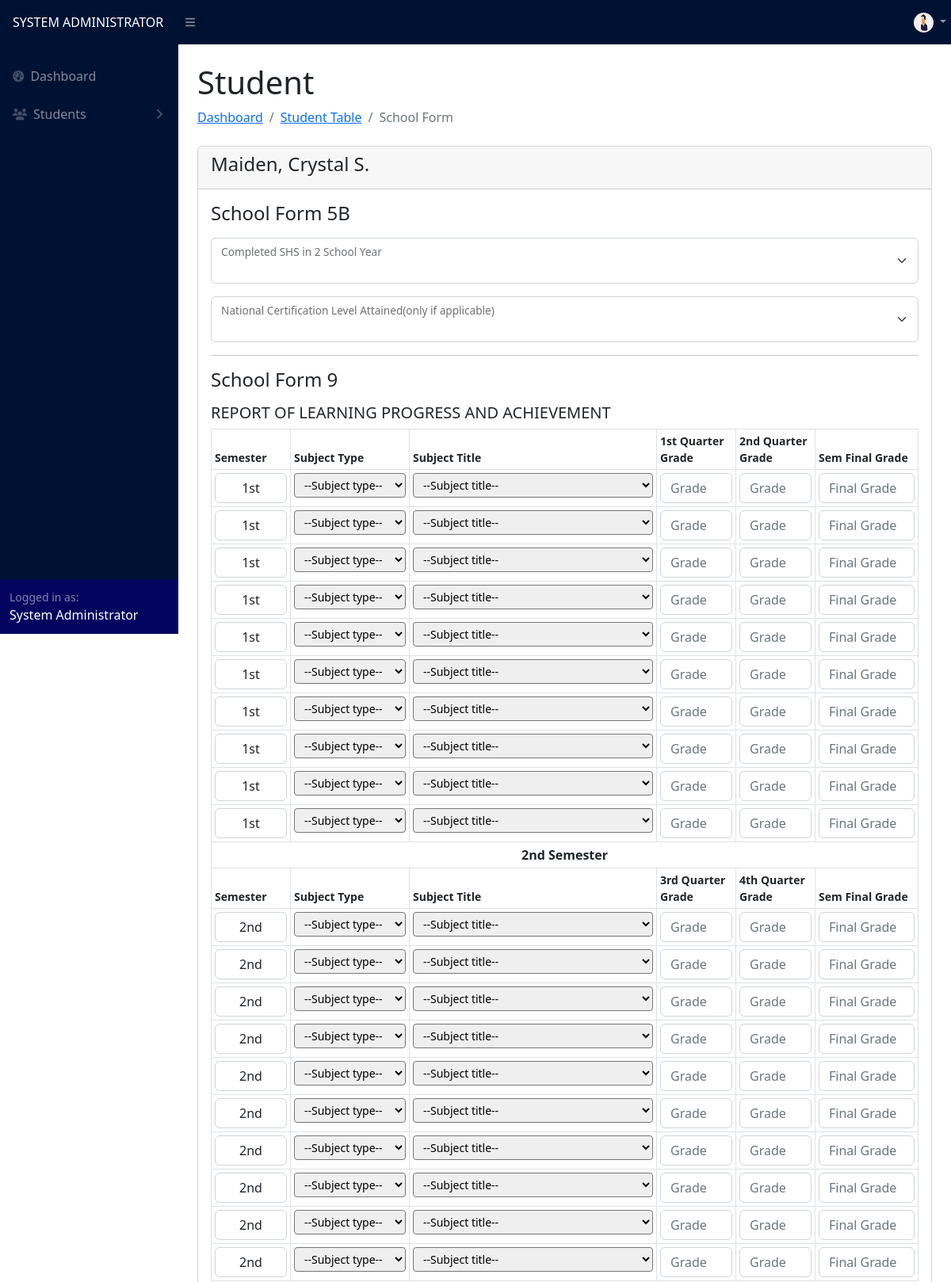
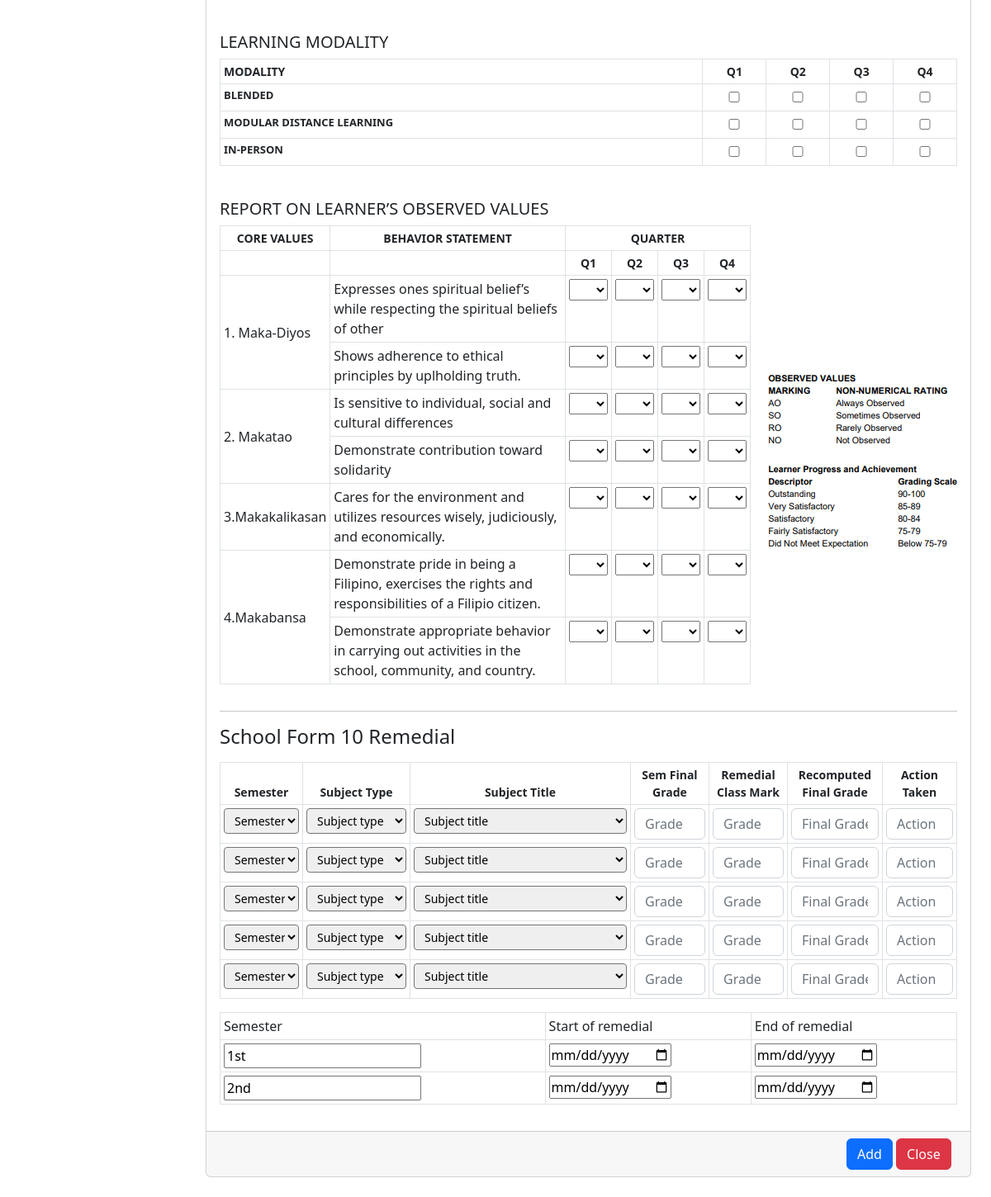
Screenshot of /adviser/add.php?id=9 (signed in) with the database file from the repository (2 pictures, top to bottom).
### tables this page shows
CREATE TABLE `user` (
  `id` int(11) NOT NULL,
  `username` varchar(255) NOT NULL,
  `password` varchar(255) NOT NULL,
  `password2` varchar(255) NOT NULL,
  `name` varchar(255) NOT NULL,
  `user_type` varchar(255) NOT NULL,
  `section` varchar(255) NOT NULL,
  `status` varchar(255) NOT NULL,
  `profile_picture` varchar(50) NOT NULL
);

CREATE TABLE `student` (
  `id` int(11) NOT NULL,
  `lrn` int(255) NOT NULL,
  `name` varchar(255) NOT NULL,
  `fname` varchar(255) NOT NULL,
  `mname` varchar(255) NOT NULL,
  `lname` varchar(255) NOT NULL,
  `suffix` varchar(255) NOT NULL,
  `sex` varchar(255) NOT NULL,
  `birth_date` varchar(255) NOT NULL,
  `birth_date2` date NOT NULL,
  `age` int(255) NOT NULL,
  `ra` varchar(255) NOT NULL,
  `house_no` varchar(255) NOT NULL,
  `barangay` varchar(255) NOT NULL,
  `municipality` varchar(255) NOT NULL,
  `province` varchar(255) NOT NULL,
  `barangay_id` int(11) NOT NULL,
  `municipality_id` int(11) NOT NULL,
  `province_id` int(11) NOT NULL,
  `father` varchar(255) NOT NULL,
  `mother` varchar(255) NOT NULL,
  `guardian` varchar(255) NOT NULL,
  `relationship` varchar(255) NOT NULL,
  `contact` varchar(255) NOT NULL,
  `section` varchar(255) NOT NULL,
  `school_year_id` int(11) NOT NULL,
  `school_year` varchar(255) NOT NULL,
  `track` varchar(255) NOT NULL,
  `strand` varchar(255) NOT NULL,
  `grade` int(255) NOT NULL,
  `status` varchar(255) NOT NULL DEFAULT 'complete',
  `lm` varchar(255) NOT NULL,
  `indicator` varchar(255) NOT NULL,
  `ri` varchar(255) NOT NULL,
  `rid` varchar(255) NOT NULL,
  `weight` float NOT NULL,
  `height` float NOT NULL,
  `height2` float NOT NULL,
  `bmi` float NOT NULL,
  `bmi_category` varchar(255) NOT NULL,
  `hfa_category` varchar(255) NOT NULL,
  `sf8_remarks` varchar(255) NOT NULL,
  `is_archived` tinyint(4) NOT NULL,
  `enrollment` varchar(255) NOT NULL
);

### adviser/add.php (the view, shortened to what the rows shown need)
<?php
include("../config.php");
$id = $_GET["id"];
$student = "SELECT * FROM `student` WHERE `id` = '$id' AND is_archived = 0";
$studentResult = $conn->query($student);
$studentRow = $studentResult->fetch_assoc();
?>
<!DOCTYPE html>
<html lang="en">
<head>
    <link href="https://cdn.jsdelivr.net/npm/simple-datatables@7.1.2/dist/style.min.css" rel="stylesheet" />
    <link href="../css/styles.css" rel="stylesheet" />
</head>
<body class="sb-nav-fixed">
    <?php include("navigation.php") ?>
    <div id="layoutSidenav_content">
        <main>
            <div class="container-fluid px-4">
                <div class="d-flex justify-content-between align-items-end">
                    <div>
                        <h1 class="mt-4">Student</h1>
                    </div>
                </div>
                <div class="card mb-4">
                    <div class="card-header">
                        <h4><?php echo $studentRow['name'] ?></h4>
                    </div>
                    <form action="" method="POST" class="needs-validation">
                        <div class=" card-body">
                            <table class="table table-sm table-hover table-bordered">
                                <thead>
                                    <tr class="fw-bold" style="font-size: 14px;">
                                        <td style="width: 100px;">Semester</td>
                                        <td style="width: 150px;">Subject Type</td>
                                        <td>Subject Title</td>
                                        <td style="width: 100px;">1st Quarter Grade</td>
                                        <td style="width: 100px;">2nd Quarter Grade</td>
                                        <td style="width: 130px;">Sem Final Grade</td>
                                    </tr>
                                </thead>
                                <tbody>
                                    <tr>
                                        <thead>
                                            <tr class="fw-bold" style="font-size: 14px;">
                                                <td style="width: 100px;">Semester</td>
                                                <td style="width: 150px;">Subject Type</td>
                                                <td>Subject Title</td>
                                                <td style="width: 100px;">3rd Quarter Grade</td>
                                                <td style="width: 100px;">4th Quarter Grade</td>
                                                <td style="width: 130px;">Sem Final Grade</td>
                                            </tr>
                                        </thead>
                                    </tr>
                                </tbody>
                            </table>
                            <br>
                            <table class="table table-sm table-hover table-bordered">
                                <thead>
                                    <tr class="fw-bold" style="font-size: 14px;">
                                        <td>MODALITY</td>
                                        <td class="text-center">Q1</td>
                                        <td class="text-center">Q2</td>
                                        <td class="text-center">Q3</td>
                                        <td class="text-center">Q4</td>
                                    </tr>
                                </thead>
                            </table>
                            <br>
                            <div class="d-flex justify-content-center align-items-center">
                                <table class="table table-sm table-hover table-bordered">
                                    <thead>
                                        <tr class="fw-bold text-center" style="font-size: 14px;">
                                            <td>CORE VALUES</td>
                                            <td>BEHAVIOR STATEMENT</td>
                                            <td colspan="4">
                                                QUARTER
                                            </td>
                                        </tr>
                                        <tr class="fw-bold text-center" style="font-size: 14px;">
                                            <td></td>
                                            <td></td>
                                            <td>Q1</td>
                                            <td>Q2</td>
                                            <td>Q3</td>
                                            <td>Q4</td>
                                        </tr>
                                    </thead>
                                </table>
                            </div>
                            <table class="table table-sm table-hover table-bordered">
                                <thead>
                                    <tr class="fw-bold" style="font-size: 14px; text-align:center;">
                                        <td style="width: 100px;">Semester</td>
                                        <td style="width: 130px;">Subject Type</td>
                                        <td>Subject Title</td>
                                        <td style="width: 95px;">Sem Final Grade</td>
                                        <td style="width: 95px;">Remedial Class Mark</td>
                                        <td style="width: 115px;">Recomputed Final Grade</td>
                                        <td style="width: 90px;">Action Taken</td>
                                    </tr>
                                </thead>
                            </table>
                            <table class="table table-sm table-hover table-bordered">
                                <thead>
                                    <tr>
                                        <td>Semester</td>
                                        <td>Start of remedial</td>
                                        <td>End of remedial</td>
                                    </tr>
                                </thead>
                            </table>
                        </div>
                    </form>
                </div>
        </main>
    </div>
</body>
</html>

### adviser/navigation.php (shortened to what the rows shown need)
<nav class="sb-topnav navbar navbar-expand navbar-dark" style="background-color: #001233;">
    <div class="ms-auto me-0" style="width: 55px;">
        <ul class="navbar-nav ms-auto ms-md-0 me-3 me-lg-4">
            <li class="nav-item dropdown">
                <a class="nav-link dropdown-toggle" id="navbarDropdown" href="#" role="button" data-bs-toggle="dropdown" aria-expanded="false">
                    <?php
                    $profile_id = $_SESSION['id'];
                    $profilePic = "SELECT `profile_picture` FROM `user` WHERE id = '$profile_id'";
                    $profilePicResult = $conn->query($profilePic);
                    $profilePicRow = $profilePicResult->fetch_assoc();
                    $profilePicImage = $profilePicRow['profile_picture'];
                    if ($profilePicRow['profile_picture'] != '') { ?>
                        <img src="../profile_pic/<?php echo $profilePicImage ?>" style="border-radius: 100px; margin-right: 0;" width="25px" height="25px">
                    <?php } else { ?>
                        <img src="../profile_pic/default_profile.jpg" style="border-radius: 100px; margin-right: 0;" width="25px" height="25px">
                    <?php }
                    ?>
                </a>
            </li>
        </ul>
    </div>
</nav>
<div id="layoutSidenav">

### rows the page displays
user: profile_picture (picture)
student: name "Maiden, Crystal S."

### other values shown
$_SESSION['user_type'] "SYSTEM ADMINISTRATOR"
$_SESSION['name'] "System Administrator"
